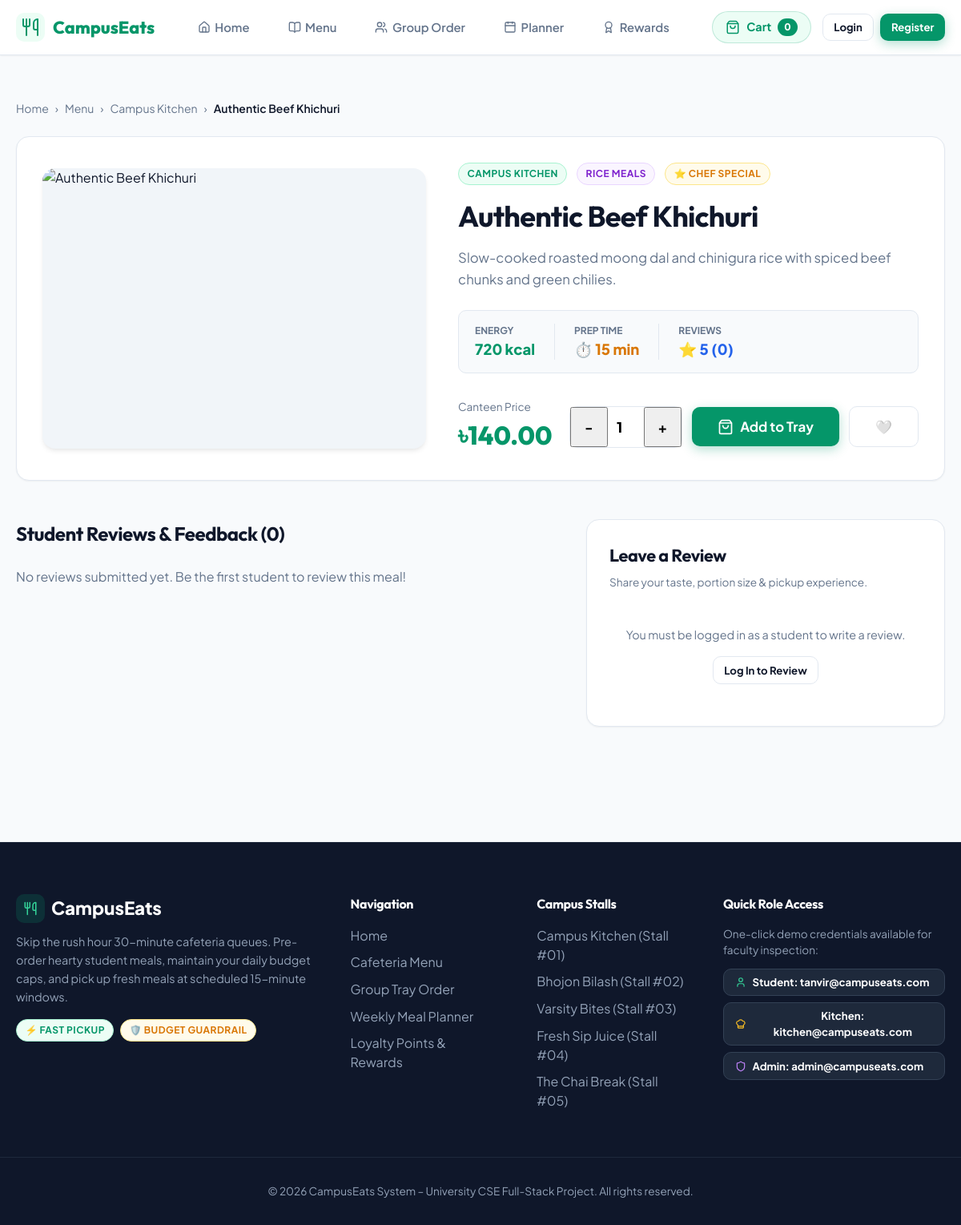
Page /php/food-details.php?id=2 on the committed database.
### tables this page shows
CREATE TABLE IF NOT EXISTS menu_items (
    id INT AUTO_INCREMENT PRIMARY KEY,
    shop_id INT NOT NULL DEFAULT 1,
    category_id INT NOT NULL,
    name VARCHAR(100) NOT NULL,
    description TEXT DEFAULT NULL,
    price DECIMAL(10,2) NOT NULL,
    calories INT NOT NULL,
    image_url VARCHAR(500) NOT NULL,
    preparation_time INT NOT NULL COMMENT 'in minutes',
    is_available BOOLEAN DEFAULT TRUE NOT NULL,
    is_special BOOLEAN DEFAULT FALSE NOT NULL,
    is_combo BOOLEAN DEFAULT FALSE NOT NULL,
    created_at TIMESTAMP DEFAULT CURRENT_TIMESTAMP,
    FOREIGN KEY (shop_id) REFERENCES shops(id) ON DELETE CASCADE,
    FOREIGN KEY (category_id) REFERENCES categories(id) ON DELETE CASCADE,
    INDEX idx_menu_shop (shop_id),
    INDEX idx_menu_category (category_id),
    INDEX idx_menu_special (is_special),
    INDEX idx_menu_available (is_available)
);

CREATE TABLE IF NOT EXISTS shops (
    id INT AUTO_INCREMENT PRIMARY KEY,
    name VARCHAR(100) NOT NULL,
    tagline VARCHAR(255) DEFAULT NULL,
    category_type VARCHAR(100) NOT NULL,
    description TEXT DEFAULT NULL,
    image_url VARCHAR(500) DEFAULT NULL,
    rating DECIMAL(2,1) DEFAULT 4.8,
    delivery_time VARCHAR(50) DEFAULT '10-15 min',
    location VARCHAR(100) DEFAULT 'Campus Main Food Court',
    badge VARCHAR(50) DEFAULT NULL,
    is_open BOOLEAN DEFAULT TRUE,
    created_at TIMESTAMP DEFAULT CURRENT_TIMESTAMP,
    INDEX idx_shop_category (category_type)
);

CREATE TABLE IF NOT EXISTS categories (
    id INT AUTO_INCREMENT PRIMARY KEY,
    name VARCHAR(50) NOT NULL UNIQUE,
    description VARCHAR(255) DEFAULT NULL,
    icon VARCHAR(50) DEFAULT NULL
);

### php/includes/guardrail.php (called while the page is built, shortened)
<?php
require_once __DIR__ . '/auth.php';
function formatCurrency($amount) {
    return '৳' . number_format((float)$amount, 2);
}

### php/includes/auth.php (called while the page is built, shortened)
<?php
function isLoggedIn() {
    return isset($_SESSION['user']) && !empty($_SESSION['user']['id']);
}

### php/food-details.php (the view, shortened to what this page needs)
<?php
require_once __DIR__ . '/includes/auth.php';
$id = (int)($_GET['id'] ?? 0);
$stmt = $pdo->prepare("
    SELECT m.*, c.name as category_name, s.name as shop_name, s.tagline as shop_tagline, s.location as shop_location, s.delivery_time as shop_delivery_time, s.badge as shop_badge
    FROM menu_items m
    JOIN categories c ON m.category_id = c.id
    LEFT JOIN shops s ON m.shop_id = s.id
    WHERE m.id = ?
");
$stmt->execute([$id]);
$item = $stmt->fetch();
require_once __DIR__ . '/includes/header.php';
$stmt = $pdo->prepare("
    SELECT r.*, u.name as reviewer_name, u.student_id
    FROM ratings r
    JOIN users u ON r.user_id = u.id
    WHERE r.menu_item_id = ?
    ORDER BY r.created_at DESC
");
$stmt->execute([$id]);
$reviews = $stmt->fetchAll();
$avgRating = 5.0;
?>
<div class="container" style="padding-top: 2rem;">
  <div style="display:flex; gap:0.5rem; font-size:0.875rem; color:var(--color-text-muted); margin-bottom:1.5rem;">
    <a href="index.php">Home</a> &rsaquo;
    <a href="menu.php">Menu</a> &rsaquo;
    <a href="menu.php?shop_id=<?= $item['shop_id'] ?>"><?= htmlspecialchars($item['shop_name']) ?></a> &rsaquo;
    <span style="color:var(--color-text-main); font-weight:600;"><?= htmlspecialchars($item['name']) ?></span>
  </div>
  <div class="card" style="padding:2rem; margin-bottom:3rem;">
    <div style="display:grid; grid-template-columns: 1fr 1.2fr; gap:2.5rem; align-items:center;">
      <div style="border-radius:var(--radius-lg); overflow:hidden; box-shadow:var(--shadow-md); height:350px; background:#f1f5f9;">
        <img src="<?= htmlspecialchars(ltrim($item['image_url'], '/')) ?>"
             alt="<?= htmlspecialchars($item['name']) ?>"
             style="width:100%; height:100%; object-fit:cover;"
             onerror="this.src='images/mutton_kacchi.jpg';">
      </div>
      <div>
        <div style="display:flex; align-items:center; gap:0.75rem; margin-bottom:0.75rem; flex-wrap:wrap;">
          <span class="badge badge-green"><?= htmlspecialchars($item['shop_name']) ?></span>
          <span class="badge badge-purple"><?= htmlspecialchars($item['category_name']) ?></span>
          <?php if ($item['is_special']): ?>
            <span class="badge badge-amber">⭐ Chef Special</span>
          <?php endif; ?>
        </div>
        <h1 style="font-size:2.25rem; margin-bottom:0.75rem;"><?= htmlspecialchars($item['name']) ?></h1>
        <p style="color:var(--color-text-muted); font-size:1.05rem; line-height:1.6; margin-bottom:1.5rem;">
          <?= htmlspecialchars($item['description']) ?>
        </p>
        <div style="display:flex; gap:1.5rem; margin-bottom:2rem; background:var(--color-bg); padding:1rem 1.25rem; border-radius:var(--radius-md); border:1px solid var(--color-border);">
          <div>
            <div style="font-size:0.75rem; color:var(--color-text-muted); font-weight:700;">ENERGY</div>
            <div style="font-size:1.15rem; font-weight:800; color:#059669;"><?= (int)$item['calories'] ?> kcal</div>
          </div>
          <div style="border-left:1px solid var(--color-border); padding-left:1.5rem;">
            <div style="font-size:0.75rem; color:var(--color-text-muted); font-weight:700;">PREP TIME</div>
            <div style="font-size:1.15rem; font-weight:800; color:#d97706;">⏱️ <?= (int)$item['preparation_time'] ?> min</div>
          </div>
          <div style="border-left:1px solid var(--color-border); padding-left:1.5rem;">
            <div style="font-size:0.75rem; color:var(--color-text-muted); font-weight:700;">REVIEWS</div>
            <div style="font-size:1.15rem; font-weight:800; color:#2563eb;">⭐ <?= $avgRating ?> (<?= count($reviews) ?>)</div>
          </div>
        </div>
        <div style="display:flex; align-items:center; justify-content:space-between; gap:1rem; flex-wrap:wrap;">
          <div>
            <div style="font-size:0.85rem; color:var(--color-text-muted);">Canteen Price</div>
            <div class="food-price" style="font-size:2rem;"><?= formatCurrency($item['price']) ?></div>
          </div>
          <div style="display:flex; gap:0.75rem; align-items:center;">
            <div style="display:flex; align-items:center; border:1px solid var(--color-border); border-radius:var(--radius-md); background:#fff;">
              <button onclick="let q = document.getElementById('qty'); q.value = Math.max(1, parseInt(q.value)-1);" style="padding:0.75rem 1rem; font-size:1.1rem; font-weight:700;">-</button>
              <input type="number" id="qty" value="1" min="1" max="10" style="width:45px; text-align:center; border:none; font-weight:800; font-size:1.1rem;" readonly>
              <button onclick="let q = document.getElementById('qty'); q.value = Math.min(10, parseInt(q.value)+1);" style="padding:0.75rem 1rem; font-size:1.1rem; font-weight:700;">+</button>
            </div>
            <button onclick="addToCart(<?= $item['id'] ?>, parseInt(document.getElementById('qty').value))" class="btn btn-primary btn-lg">
              <i data-lucide="shopping-bag" style="width:20px; height:20px;"></i>
              <span>Add to Tray</span>
            </button>
            <button onclick="toggleFavorite(<?= $item['id'] ?>, this)" class="btn btn-secondary btn-lg" title="Save to Favorites">🤍</button>
          </div>
        </div>
      </div>
    </div>
  </div>
  <div style="display:grid; grid-template-columns: 1.2fr 0.8fr; gap:2.5rem; margin-bottom:4rem;">
    <div>
      <h3 style="font-size:1.5rem; margin-bottom:1.5rem;">Student Reviews & Feedback (<?= count($reviews) ?>)</h3>
      <?php if (empty($reviews)): ?>
        <p style="color:var(--color-text-muted);">No reviews submitted yet. Be the first student to review this meal!</p>
      <?php endif; ?>
    </div>
    <div>
      <div class="card" style="padding:1.75rem;">
        <h3 style="font-size:1.35rem; margin-bottom:0.5rem;">Leave a Review</h3>
        <p style="font-size:0.85rem; color:var(--color-text-muted); margin-bottom:1.25rem;">Share your taste, portion size & pickup experience.</p>
        <?php if (isLoggedIn()): ?>
          <form method="POST" action="food-details.php?id=<?= $item['id'] ?>">
            <div class="form-group">
              <label class="form-label">Rating</label>
              <select name="rating" class="form-control" required>
                <option value="5">⭐⭐⭐⭐⭐ (5/5) - Outstanding Flavor</option>
                <option value="4">⭐⭐⭐⭐ (4/5) - Very Good</option>
                <option value="3">⭐⭐⭐ (3/5) - Average</option>
                <option value="2">⭐⭐ (2/5) - Below Average</option>
                <option value="1">⭐ (1/5) - Poor</option>
              </select>
            </div>
            <div class="form-group">
              <label class="form-label">Comment</label>
              <textarea name="comment" class="form-control" rows="3" placeholder="Tell batchmates about the food quality and taste..." required></textarea>
            </div>
            <button type="submit" name="submit_review" class="btn btn-primary btn-block">
              <span>Submit Verified Review</span>
            </button>
          </form>
        <?php else: ?>
          <div style="text-align:center; padding:1.5rem 0;">
            <p style="font-size:0.9rem; color:var(--color-text-muted); margin-bottom:1rem;">You must be logged in as a student to write a review.</p>
            <a href="login.php" class="btn btn-secondary btn-sm">Log In to Review</a>
          </div>
        <?php endif; ?>
      </div>
    </div>
  </div>
</div>
<?php require_once __DIR__ . '/includes/footer.php'; ?>

### php/css/style.css (style rules this page uses)
:root { --font-primary: 'Plus Jakarta Sans', -apple-system, BlinkMacSystemFont, sans-serif; --font-display: 'Outfit', sans-serif; --color-primary: #059669; --color-primary-hover: #047857; --color-primary-light: #ecfdf5; --color-primary-dark: #064e3b; --color-accent: #f59e0b; --color-accent-hover: #d97706; --color-accent-light: #fffbeb; --color-bg: #f8fafc; --color-surface: #ffffff; --color-surface-hover: #f1f5f9; --color-border: #e2e8f0; --color-border-subtle: #f1f5f9; --color-text-main: #0f172a; --color-text-muted: #64748b; --color-text-light: #94a3b8; --color-success: #10b981; --color-success-bg: #ecfdf5; --color-warning: #f59e0b; --color-warning-bg: #fffbeb; --color-danger: #ef4444; --color-danger-bg: #fef2f2; --color-info: #3b82f6; --color-info-bg: #eff6ff; --shadow-sm: 0 1px 2px 0 rgba(0, 0, 0, 0.05); --shadow-md: 0 4px 6px -1px rgba(0, 0, 0, 0.08), 0 2px 4px -2px rgba(0, 0, 0, 0.04); --shadow-lg: 0 10px 15px -3px rgba(0, 0, 0, 0.08), 0 4px 6px -4px rgba(0, 0, 0, 0.04); --shadow-xl: 0 20px 25px -5px rgba(0, 0, 0, 0.1), 0 8px 10px -6px rgba(0, 0, 0, 0.04); --radius-sm: 0.375rem; --radius-md: 0.625rem; --radius-lg: 1rem; --radius-xl: 1.5rem; --radius-full: 9999px; }
* { box-sizing: border-box; margin: 0; padding: 0; }
body { font-family: var(--font-primary); background-color: var(--color-bg); color: var(--color-text-main); line-height: 1.5; min-height: 100vh; display: flex; flex-direction: column; -webkit-font-smoothing: antialiased; }
h1, h2, h3, h4, h5, h6, .font-display { font-family: var(--font-display); font-weight: 700; letter-spacing: -0.02em; }
a { color: inherit; text-decoration: none; transition: color 0.2s ease; }
img { max-width: 100%; display: block; }
button, input, select, textarea { font-family: inherit; }
.container { max-width: 1240px; margin: 0 auto; padding: 0 1.25rem; }
.btn { display: inline-flex; align-items: center; justify-content: center; gap: 0.5rem; padding: 0.75rem 1.5rem; border-radius: var(--radius-md); font-weight: 700; font-size: 0.95rem; cursor: pointer; border: none; transition: all 0.2s ease; text-align: center; }
.btn-primary { background: var(--color-primary); color: #ffffff; box-shadow: 0 4px 14px rgba(5, 150, 105, 0.3); }
.btn-secondary { background: #ffffff; color: var(--color-text-main); border: 1px solid var(--color-border); }
.btn-sm { padding: 0.4rem 0.85rem; font-size: 0.825rem; }
.btn-lg { padding: 0.9rem 2rem; font-size: 1.05rem; }
.card { background: var(--color-surface); border: 1px solid var(--color-border); border-radius: var(--radius-lg); box-shadow: var(--shadow-sm); transition: transform 0.2s ease, box-shadow 0.2s ease, border-color 0.2s ease; overflow: hidden; }
.food-price { font-size: 1.35rem; font-weight: 800; color: var(--color-primary); font-family: var(--font-display); }
.badge { display: inline-flex; align-items: center; gap: 0.3rem; padding: 0.25rem 0.65rem; border-radius: var(--radius-full); font-size: 0.75rem; font-weight: 700; text-transform: uppercase; letter-spacing: 0.04em; }
.badge-green { background: var(--color-success-bg); color: var(--color-primary); border: 1px solid #a7f3d0; }
.badge-amber { background: var(--color-warning-bg); color: #d97706; border: 1px solid #fde68a; }
.badge-purple { background: #faf5ff; color: #7e22ce; border: 1px solid #e9d5ff; }

### rows in the picture
menu_items: shop.name "Campus Kitchen", name "Authentic Beef Khichuri", shop.name "CAMPUS KITCHEN", category.name "RICE MEALS", description "Slow-cooked roasted moong dal and chinigura rice with spiced beef chunks and green chilies.", calories "720", preparation_time "15", price "৳140.00"

### other values in the picture
$cartCount "0"
$avgRating "5"
count($reviews) "0"
